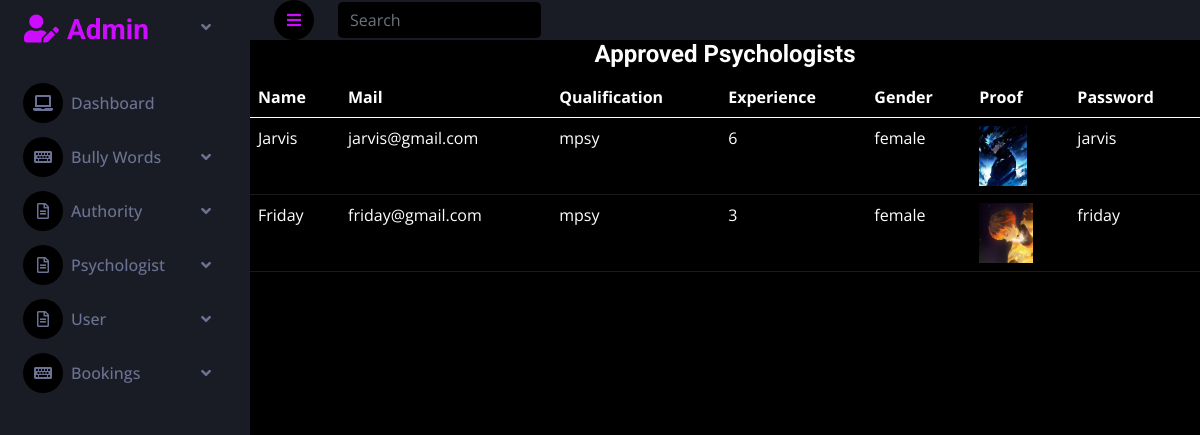
Page /pa on the earlier database version.
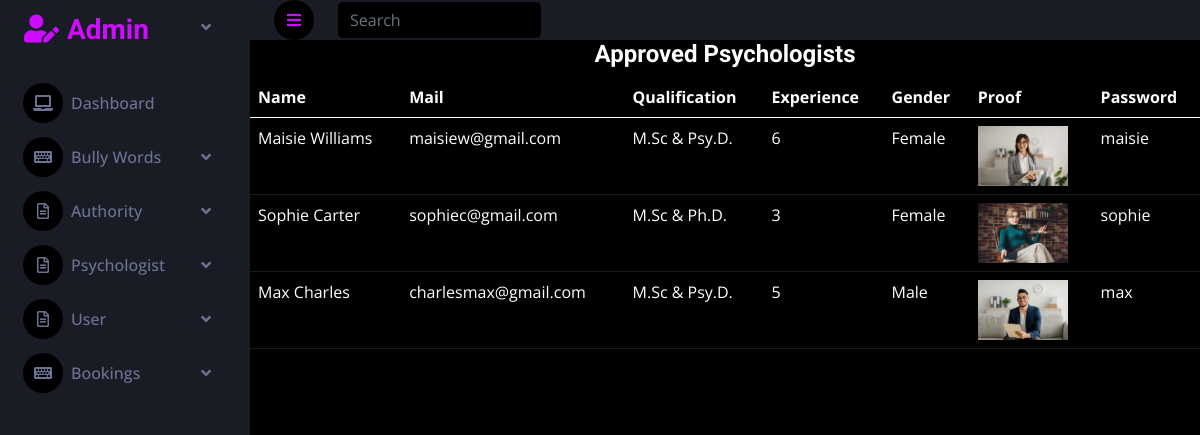
Same page on the later database version.
### psyapp/models.py (models this page shows)
class pregdb(models.Model):
    pname=models.CharField(max_length=30)
    pmail=models.EmailField()
    pqual=models.CharField(max_length=30,default='')
    pexp=models.IntegerField(default=0)
    pgen=models.CharField(max_length=30,default='')
    pprf=models.ImageField(upload_to='pregimgs',default='null.jpg')
    ppsw=models.TextField()
    status=models.IntegerField(default=0)

### adminapp/views.py (the view)
# urls.py: path('pa',views.pa,name='pa'),
def pa(request):
    con=pregdb.objects.filter(status=1)
    cont={
        'inf':con
    }
    return render(request,'paprd.html',cont)

### adminapp/templates/paprd.html
{% extends 'aindx.html' %}
{% block cnt %}
<div class="card-block table-border-style">
    <div class="table-responsive">
        <center><h4>Approved Psychologists</h4></center>
        <table class="table table-dark">
            <thead>
                <tr>
                    <th>Name</th>
                    <th>Mail</th>
                    <th>Qualification</th>
                    <th>Experience</th>
                    <th>Gender</th>
                    <th>Proof</th>
                    <th>Password</th>
                </tr>
            </thead>
            <tbody>
                {% for i in inf %}
                <tr class="bg-info">
                    <td>{{i.pname}}</td>
                    <td>{{i.pmail}}</td>
                    <td>{{i.pqual}}</td>
                    <td>{{i.pexp}}</td>
                    <td>{{i.pgen}}</td>
                    <td><img src='{{i.pprf.url}}' height='60px' width="auto"></td>
                    <td>{{i.ppsw}}</td>
                </tr>
                {% endfor %}
            </tbody>
        </table>
    </div>
</div>
{% endblock %}

### adminapp/templates/aindx.html (shortened to what this page needs)
{% load static %}
<!DOCTYPE html>
<html lang="en">
<head>
    <link href="https://cdnjs.cloudflare.com/ajax/libs/font-awesome/5.10.0/css/all.min.css" rel="stylesheet">
    <link href="https://cdn.jsdelivr.net/npm/bootstrap-icons@1.4.1/font/bootstrap-icons.css" rel="stylesheet">
    <link href="{% static 'lib/owlcarousel/assets/owl.carousel.min.css' %}" rel="stylesheet">
    <link href="{% static 'lib/tempusdominus/css/tempusdominus-bootstrap-4.min.css' %}" rel="stylesheet" />
    <link href="{% static 'css/bootstrap.min.css' %}" rel="stylesheet">
    <link href="{% static 'css/style.css' %}" rel="stylesheet">
</head>
<body>
    <div class="container-fluid position-relative d-flex p-0">
        <div class="sidebar pe-4 pb-3">
            <nav class="navbar bg-secondary navbar-dark">
                <a href="#" class="navbar-brand mx-4 mb-3">
                    <h3 class="text-primary"><i class="fa fa-user-edit me-2"></i>Admin</h3>
                </a>
                <div class="navbar-nav w-100">
                    <div >
                        <a href="{% url 'ai' %}" class="nav-link dropdown-toggle"><i class="fa fa-laptop me-2"></i>Dashboard</a>
                    </div>
                    <div class="nav-item dropdown">
                        <a href="#" class="nav-link dropdown-toggle" data-bs-toggle="dropdown"><i class="fa fa-keyboard me-2"></i>Bully Words</a>
                    </div>
                    <div class="nav-item dropdown">
                        <a href="#" class="nav-link dropdown-toggle" data-bs-toggle="dropdown"><i class="far fa-file-alt me-2"></i>Authority</a>
                    </div>
                    <div class="nav-item dropdown">
                        <a href="#" class="nav-link dropdown-toggle" data-bs-toggle="dropdown"><i class="far fa-file-alt me-2"></i>Psychologist</a>
                    </div>
                    <div class="nav-item dropdown">
                        <a href="#" class="nav-link dropdown-toggle" data-bs-toggle="dropdown"><i class="far fa-file-alt me-2"></i>User</a>
                    </div>
                    <div class="nav-item dropdown">
                        <a href="#" class="nav-link dropdown-toggle" data-bs-toggle="dropdown"><i class="fa fa-keyboard me-2"></i>Bookings</a>
                    </div>
                </div>
            </nav>
        </div>
        <div class="content">
            <nav class="navbar navbar-expand bg-secondary navbar-dark sticky-top px-4 py-0">
                <a href="#" class="sidebar-toggler flex-shrink-0">
                    <i class="fa fa-bars"></i>
                </a>
                <form class="d-none d-md-flex ms-4">
                    <input class="form-control bg-dark border-0" type="search" placeholder="Search">
                </form>
            </nav>
            {% block cnt %}{% endblock %}
        </div>
    </div>
</body>
</html>

### adminapp/static/css/style.css (style rules this page uses)
:root { --primary: #ce0cff; --secondary: #191C24; --light: #6C7293; --dark: #000000; }
.sidebar { position: fixed; top: 0; left: 0; bottom: 0; width: 250px; height: 100vh; overflow-y: auto; background: var(--secondary); transition: 0.5s; z-index: 999; }
.content { margin-left: 250px; min-height: 100vh; background: var(--dark); transition: 0.5s; }
@media (min-width: 992px) { .sidebar { margin-left: 0; } }
@media (min-width: 992px) { .content { width: calc(100% - 250px); } }
.sidebar .navbar .navbar-nav .nav-link { padding: 7px 20px; color: var(--light); font-weight: 500; border-left: 3px solid var(--secondary); border-radius: 0 30px 30px 0; outline: none; }
.sidebar .navbar .navbar-nav .nav-link i { width: 40px; height: 40px; display: inline-flex; align-items: center; justify-content: center; background: var(--dark); border-radius: 40px; }
.sidebar .navbar .dropdown-toggle::after { position: absolute; top: 15px; right: 15px; border: none; content: "\f107"; font-family: "Font Awesome 5 Free"; font-weight: 900; transition: .5s; }
.content .navbar .sidebar-toggler, .content .navbar .navbar-nav .nav-link i { width: 40px; height: 40px; display: inline-flex; align-items: center; justify-content: center; background: var(--dark); border-radius: 40px; }

Differences in the rows shown:
changed pregdb: pname "Jarvis" → "Maisie Williams"; pmail "jarvis@gmail.com" → "maisiew@gmail.com"; pqual "mpsy" → "M.Sc & Psy.D."; pgen "female" → "Female"; pprf: a different picture; ppsw "jarvis" → "maisie"
changed pregdb: pname "Friday" → "Sophie Carter"; pmail "friday@gmail.com" → "sophiec@gmail.com"; pqual "mpsy" → "M.Sc & Ph.D."; pgen "female" → "Female"; pprf: a different picture; ppsw "friday" → "sophie"
now on this page (row edited): pregdb: pname "Max Charles", pmail "charlesmax@gmail.com", pqual "M.Sc & Psy.D.", pexp "5", pgen "Male", pprf (picture), ppsw "max"
